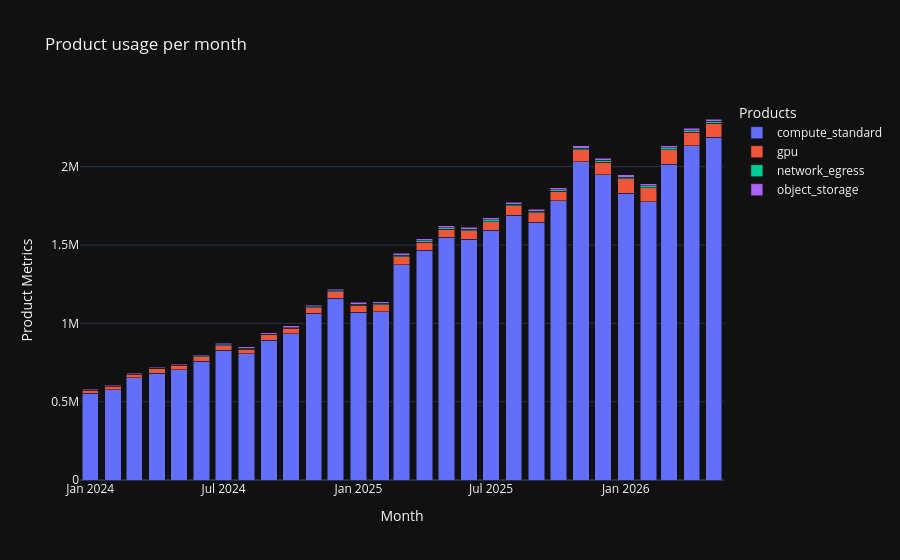

Notebook cell for this chart:
### Code cell
fig = px.bar(
    df,
    x="pmonth",
    y="quantity",
    color="product",
    barmode="stack",
    title="Product usage per month",
    labels={"product": "Products", "pmonth": "Month", "quantity": "Product Metrics"}
)
# fig.write_image("block1_customers_by_segment.png")
fig.show()
